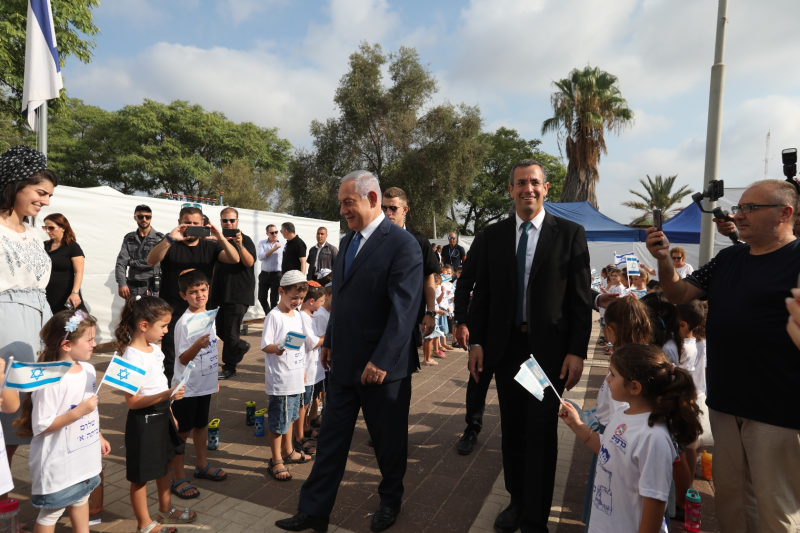
#> input picture content-kit/yesha/2026-10-education-carousel-v2/photos/elkana.jpg, 1600 x 1066 px, given in place of 5fd07075-image.png, which was not available (shown at 1/2 size)
$ python make_video.py ../../yesha/2026-10-education-carousel-v2/photos/elkana.jpg
#> lines starting #> are read from the running program, lines starting #| are printed output that depends on the picture; after the words box and inside, x2 and y2 are one past the last pixel; in counts of white or black regions, pixels touching at a corner belong together; pictures that were not available may be replaced by others from this repository, and a replacement may not be noted
"""Religious Zionism story video: field activity across the country (1080x1920, 30fps, no music)."""
import os, subprocess, math
from PIL import Image, ImageDraw, ImageFont, ImageFilter

HERE = os.path.dirname(os.path.abspath(__file__))
SKILL = '/tmp/claude-0/-home-user-The-tur/1a5819ee-0cc0-5045-b086-4a8a80216453/scratchpad/pro-video-editing'
FONT_B = SKILL + '/assets/fonts/Karantina-Bold.ttf'
FONT_R = SKILL + '/assets/fonts/Karantina-Regular.ttf'
SFX = SKILL + '/assets/sfx/'
LOGO = '/root/.claude/uploads/1a5819ee-0cc0-5045-b086-4a8a80216453/5fd07075-image.png'   # original, untouched
M, P = HERE + '/media/', HERE + '/prep/'

W, H, FPS = 1080, 1920, 30
DEEP = (0x1B, 0x33, 0x36); TEAL_D = (0x2B, 0x51, 0x55); TEAL = (0x50, 0x92, 0x99)
TEAL_L = (0x69, 0xB4, 0xBD); PALE = (0xAD, 0xD5, 0xD9); MIST = (0xEA, 0xF2, 0xF3); WHITE = (255, 255, 255)

OPEN_T, SLIDE_T, END_T = 3.6, 1.3, 4.2
# north to south
SLIDES = [
    ('קריית שמונה', P + 'kiryat-shmona.jpg'),
    ('קצרין', P + 'katzrin.jpg'),
    ('מעלות', P + 'maalot.jpg'),
    ('כרמיאל', M + 'karmiel-09.jpg'),
    ('עכו', M + 'akko-01.jpg'),
    ('קריית אתא', M + 'kiryat-ata-02.jpg'),
    ('מגדל העמק', M + 'migdal-haemek-01.jpg'),
    ('בית שאן', P + 'beit-shean.jpg'),
    ('חריש', M + 'harish-01.jpg'),
    ('ירושלים', M + 'jerusalem-cbs-01.jpg'),
    ('מעלה אדומים', M + '01-maale-adumim-a.jpg'),
    ('יד בנימין', M + 'yad-binyamin-01.jpg'),
    ('אשקלון', M + 'ashkelon-01.jpg'),
    ('נתיבות', M + 'netivot-02.jpg'),
    ('באר שבע', M + 'beer-sheva-01.jpg'),
    ('דימונה', M + 'dimona-02.jpg'),
]
SLIDES_START = OPEN_T
END_START = SLIDES_START + len(SLIDES) * SLIDE_T
TOTAL = END_START + END_T

_fonts = {}
# [5 lines left out: function F, not called in this run]


def text(d, xy, s, size, fill, anchor='ra', bold=True, rtl=True):
    d.text(xy, s, font=F(size, bold), fill=fill, anchor=anchor, direction='rtl' if rtl else 'ltr')


def tw(d, s, size, bold=True):
    return d.textlength(s, font=F(size, bold), direction='rtl')


def ease_out(t):           # cubic
    t = min(max(t, 0), 1); return 1 - (1 - t) ** 3


def ease_back(t, s=1.4):
    t = min(max(t, 0), 1) - 1; return t * t * ((s + 1) * t + s) + 1


def logo_img(w):
    lg = Image.open(LOGO).convert('RGBA'); lg = lg.crop(lg.getchannel('A').getbbox())
    return lg.resize((int(w), int(w * lg.height / lg.width)), Image.LANCZOS)


LOGO_TOP = logo_img(250)
LOGO_END = logo_img(760)
#> call 2 of logo_img, with w = 760
#> in logo_img (call 2), `return lg.resize((int(w), int(w * lg.height / lg.width)), Image.LANCZOS)`:
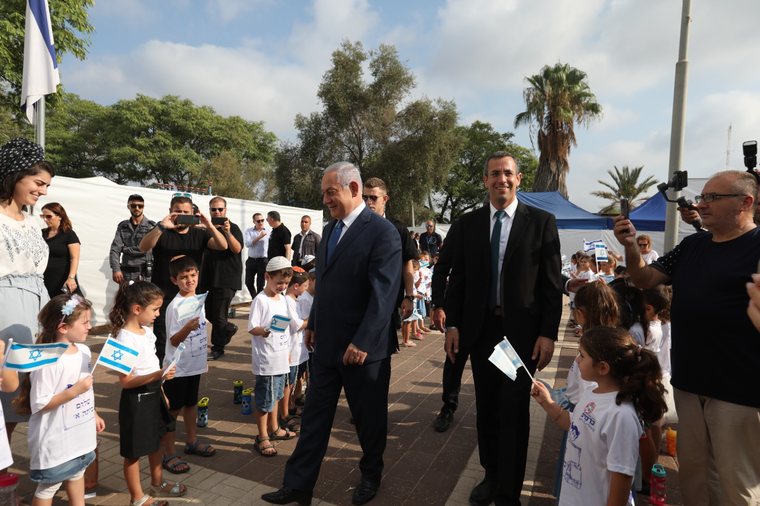
#> returned value: PIL image 760x506 RGBA; mean R, G, B, A 110.3, 106.2, 101.7, 255


# [5 lines left out: function chevron, not called in this run]


# ---------- photo slides ----------
CARD_W, CARD_MAXH, CARD_CY = 940, 1030, 870
class Slide:
    def __init__(self, city, path):
        self.city = city
        im = Image.open(path).convert('RGB')
        # blurred, tinted fill of the same photo (no crop of the real photo)
        bg = im.copy(); s = max(W / bg.width, H / bg.height)
        bg = bg.resize((int(bg.width * s) + 2, int(bg.height * s) + 2), Image.BILINEAR)
        bg = bg.crop(((bg.width - W) // 2, (bg.height - H) // 2, (bg.width - W) // 2 + W, (bg.height - H) // 2 + H))
        bg = bg.filter(ImageFilter.GaussianBlur(40))
        self.bg = Image.blend(bg, Image.new('RGB', (W, H), DEEP), 0.72)
        s = min(CARD_W / im.width, CARD_MAXH / im.height)
        self.cw, self.ch = int(im.width * s), int(im.height * s)
        self.src = im.resize((int(self.cw * 1.07), int(self.ch * 1.07)), Image.LANCZOS)
        self.mask = Image.new('L', (self.cw, self.ch), 0)
        ImageDraw.Draw(self.mask).rounded_rectangle((0, 0, self.cw - 1, self.ch - 1), radius=30, fill=255)

    # [69 lines left out: functions card, draw_route, slide_frame, not called in this run]


# ---------- opener: Jerusalem market march ----------
OPEN_FRAMES = HERE + '/prep/open/'
def prep_opener():
    os.makedirs(OPEN_FRAMES, exist_ok=True)
    subprocess.run(['ffmpeg', '-v', 'error', '-y', '-ss', '3.3', '-t', str(OPEN_T), '-i', M + 'jerusalem-video-01.mov',
                    '-vf', f'fps={FPS},scale={W}:-2:flags=lanczos,crop={W}:{H},unsharp=5:5:0.6',
                    OPEN_FRAMES + '%04d.png'], check=True)
    subprocess.run(['ffmpeg', '-v', 'error', '-y', '-ss', '3.3', '-t', str(OPEN_T), '-i', M + 'jerusalem-video-01.mov',
                    '-vn', '-ac', '2', '-ar', '48000', HERE + '/prep/open.wav'], check=True)


GRAD = Image.new('RGBA', (W, H), (0, 0, 0, 0))
#> GRAD: PIL image 1080x1920 RGBA; every value is 0
_g = ImageDraw.Draw(GRAD)
for y in range(H):
    t = y / H
    a = int(170 * max(0, 1 - t / 0.16)) + int(235 * max(0, (t - 0.45) / 0.55) ** 1.3)
    _g.line([(0, y), (W, y)], fill=DEEP + (min(a, 235),))


# [30 lines left out: functions pop_line, open_frame, not called in this run]


# ---------- end card ----------
END_BG = Image.new('RGB', (W, H)); _e = ImageDraw.Draw(END_BG)
#> after `END_BG = Image.new('RGB', (W, H))`: END_BG: PIL image 1080x1920 RGB; every value is 0
for y in range(H):
    t = y / H
    _e.line([(0, y), (W, y)], fill=tuple(int(DEEP[k] + (TEAL_D[k] - DEEP[k]) * t) for k in range(3)))


# [16 lines left out: function end_frame, not called in this run]


def render(out_video):
    prep_opener()
    slides = [Slide(c, p) for c, p in SLIDES]
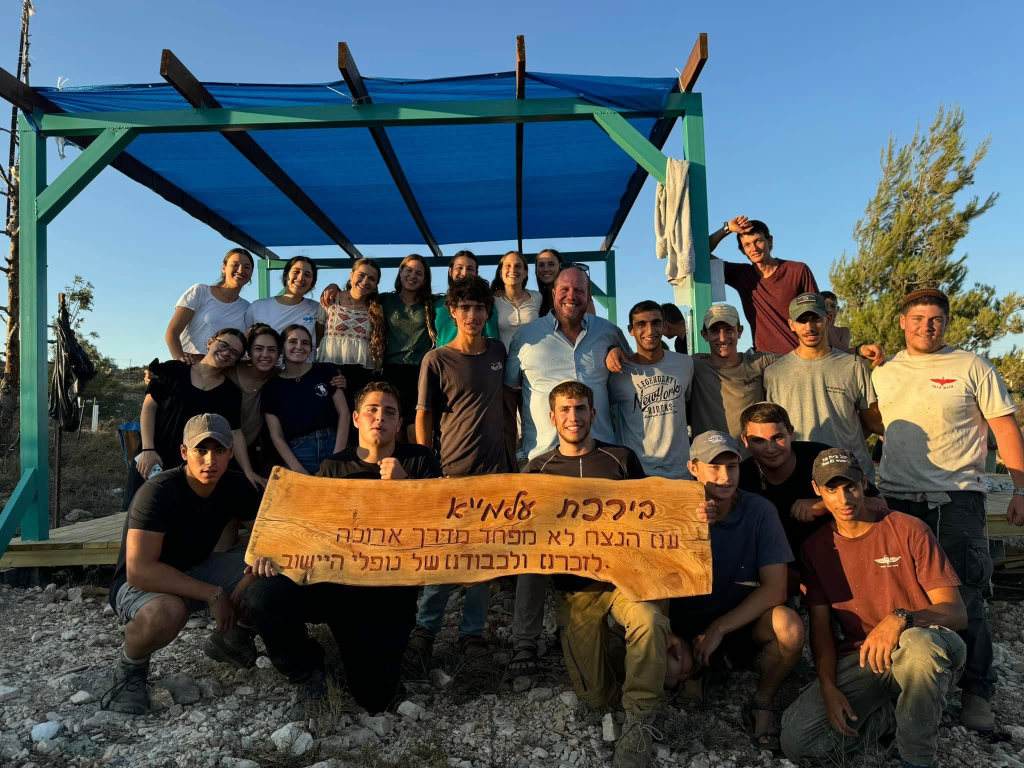
#> input picture content-kit/yesha/2026-10-education-carousel-v2/photos/excellence.jpg, 2048 x 1536 px, given in place of kiryat-shmona.jpg, which was not available (shown at 1/2 size)
#> in __init__, im is the input picture: PIL image 2048x1536 RGB; mean R, G, B 81.3, 89.9, 92.3
#> in __init__, `bg = bg.crop(((bg.width - W) // 2, (bg.height - H) // 2, (bg.width - W..`:
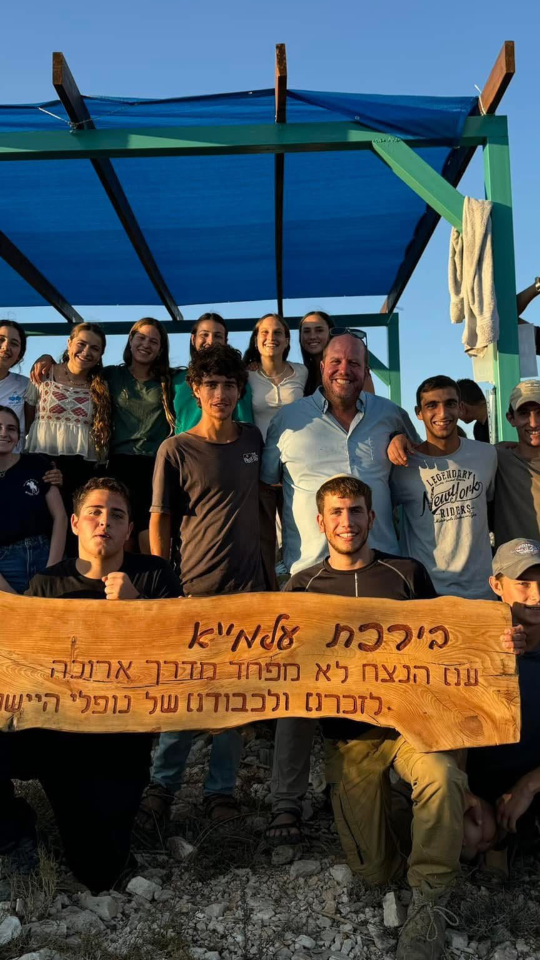
#> bg: PIL image 1080x1920 RGB (shown at 1/2 size); mean R, G, B 76.6, 81.1, 81.3
#> in __init__, `bg = bg.filter(ImageFilter.GaussianBlur(40))`:
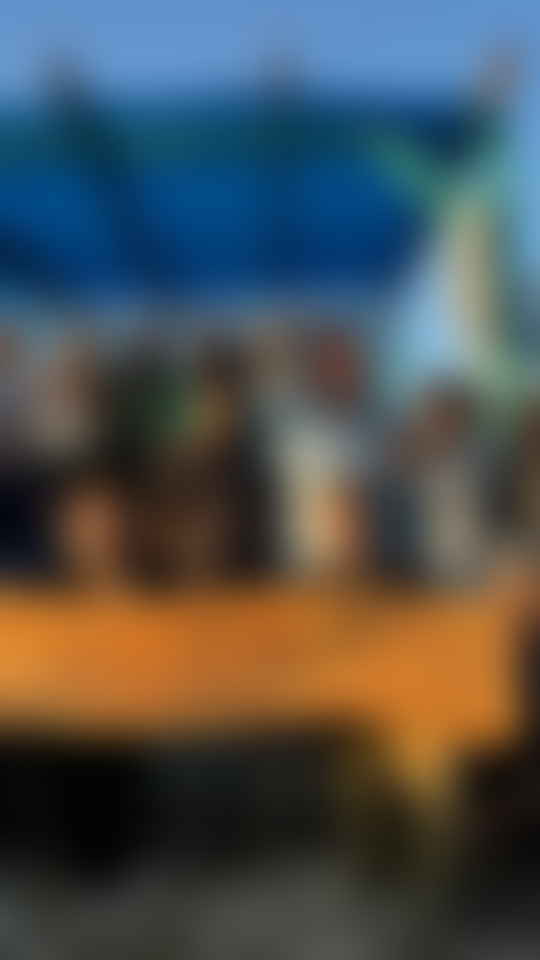
#> bg: PIL image 1080x1920 RGB (shown at 1/2 size); mean R, G, B 76.7, 81.1, 81.3
#> in __init__, `self.bg = Image.blend(bg, Image.new('RGB', (W, H), DEEP), 0.72)`:
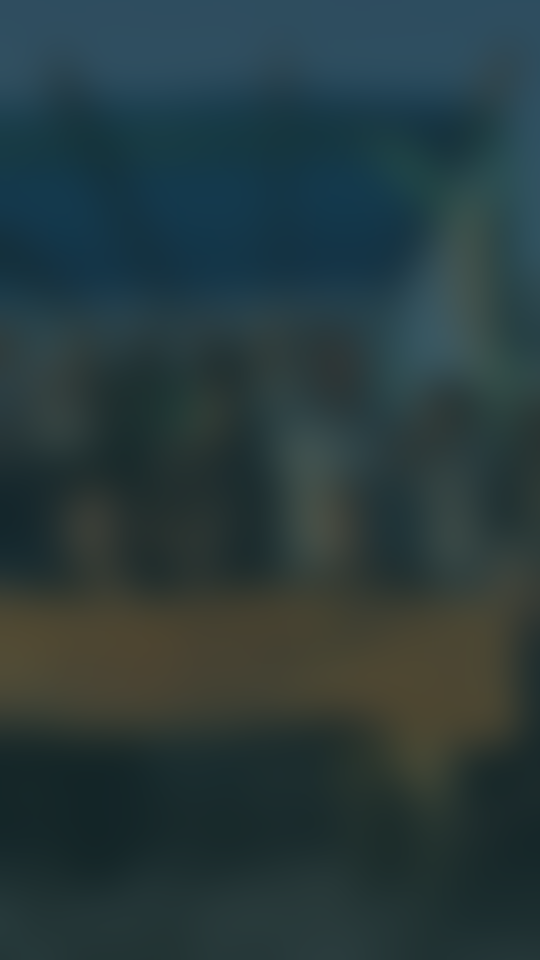
#> self.bg: PIL image 1080x1920 RGB (shown at 1/2 size); mean R, G, B 40.4, 59, 61.2
#> in __init__, `self.src = im.resize((int(self.cw * 1.07), int(self.ch * 1.07)), Image..`:
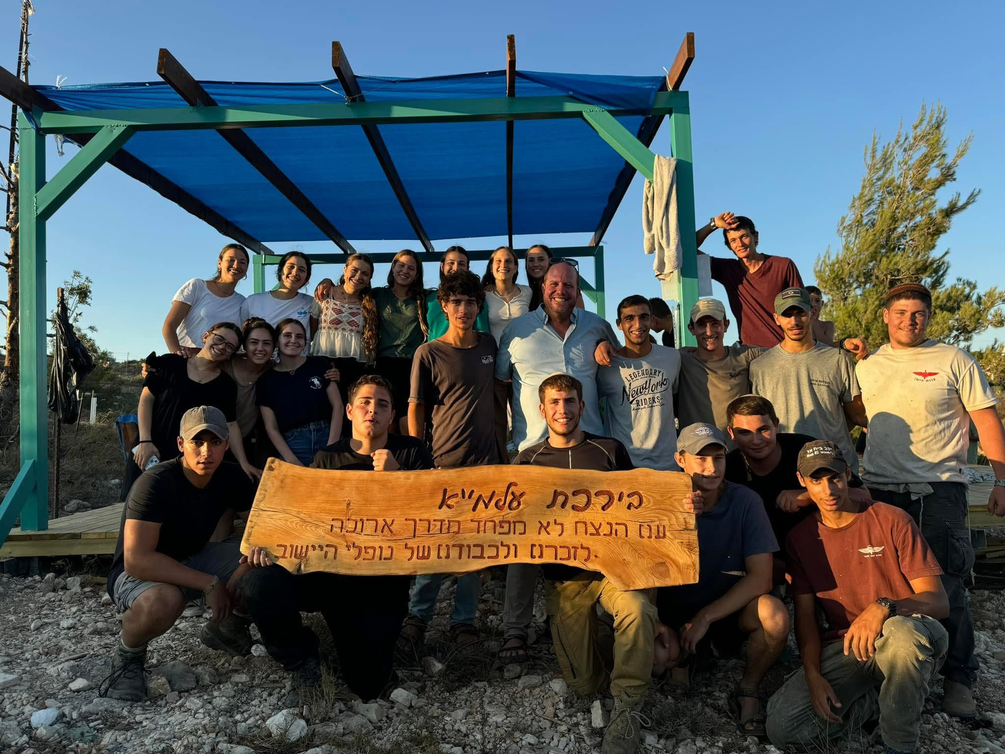
#> self.src: PIL image 1005x754 RGB; mean R, G, B 81.3, 89.9, 92.3
#> in __init__, `self.mask = Image.new('L', (self.cw, self.ch), 0)`: self.mask: PIL image 940x705 L; every value is 0
#> in __init__, `ImageDraw.Draw(self.mask).rounded_rectangle((0, 0, self.cw - 1, self.c..`:
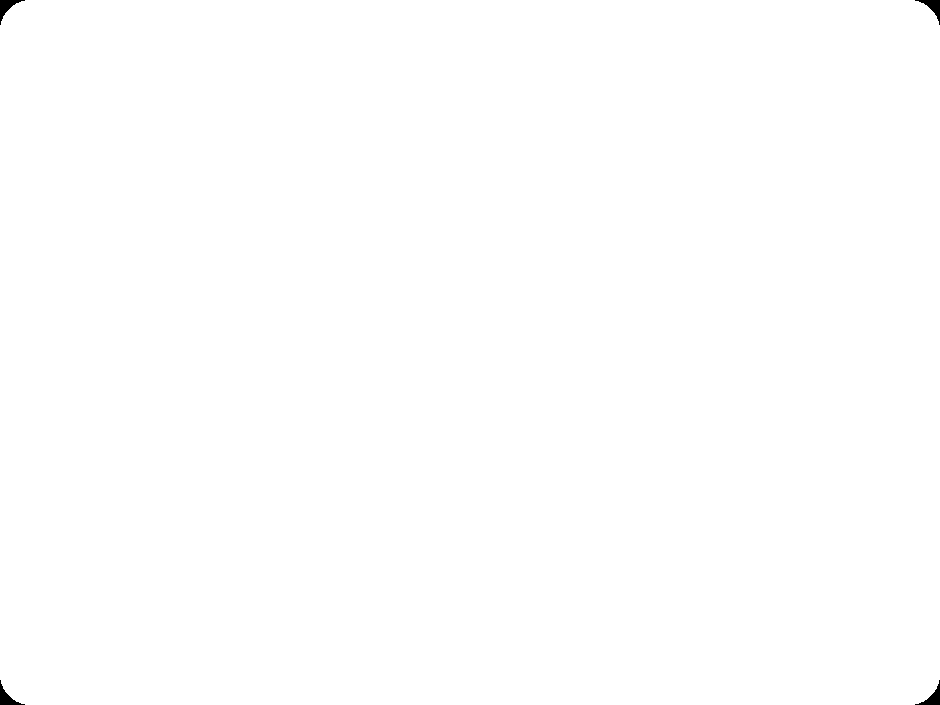
#> self.mask: PIL image 940x705 L; 99.9% white; 4 black regions, box (x1, y1, x2, y2) and area: (0, 0, 25, 25) 203, (915, 0, 940, 25) 203, (0, 680, 25, 705) 203, (915, 680, 940, 705) 203
    ff = subprocess.Popen(['ffmpeg', '-v', 'error', '-y', '-f', 'rawvideo', '-pix_fmt', 'rgb24', '-s', f'{W}x{H}',
                           '-r', str(FPS), '-i', '-', '-c:v', 'libx264', '-preset', 'medium', '-crf', '18',
                           '-pix_fmt', 'yuv420p', out_video], stdin=subprocess.PIPE)
    n = int(round(TOTAL * FPS))
    for i in range(n):
        t = i / FPS
        if t < SLIDES_START:
            fr = open_frame(i, t)
        elif t < END_START:
            k = int((t - SLIDES_START) / SLIDE_T)
            fr = slide_frame(slides[k], k, t - SLIDES_START - k * SLIDE_T)
        else:
            fr = end_frame(t - END_START)
        ff.stdin.write(fr.convert('RGB').tobytes())
    ff.stdin.close(); ff.wait()


# [23 lines left out: function mix_audio, not called in this run]


if __name__ == '__main__':
    import sys
    vid, wav = HERE + '/prep/video.mp4', HERE + '/prep/audio.wav'
    if len(sys.argv) > 1 and sys.argv[1] == 'stills':        # quick look at key frames
        prep_opener(); slides = [Slide(c, p) for c, p in SLIDES]
        shots = [open_frame(int(2.5 * FPS), 2.5)] + [slide_frame(slides[k], k, 0.9) for k in (0, 3, 9, 15)] + [end_frame(3.5)]
        sheet = Image.new('RGB', (len(shots) * 370, 660), WHITE)
        for j, s in enumerate(shots):
            sheet.paste(s.resize((360, 640)), (j * 370, 0))
        sheet.save(HERE + '/stills.jpg'); print('stills')
    else:
#> (the run stopped early here; a loop or call above may not have finished)
